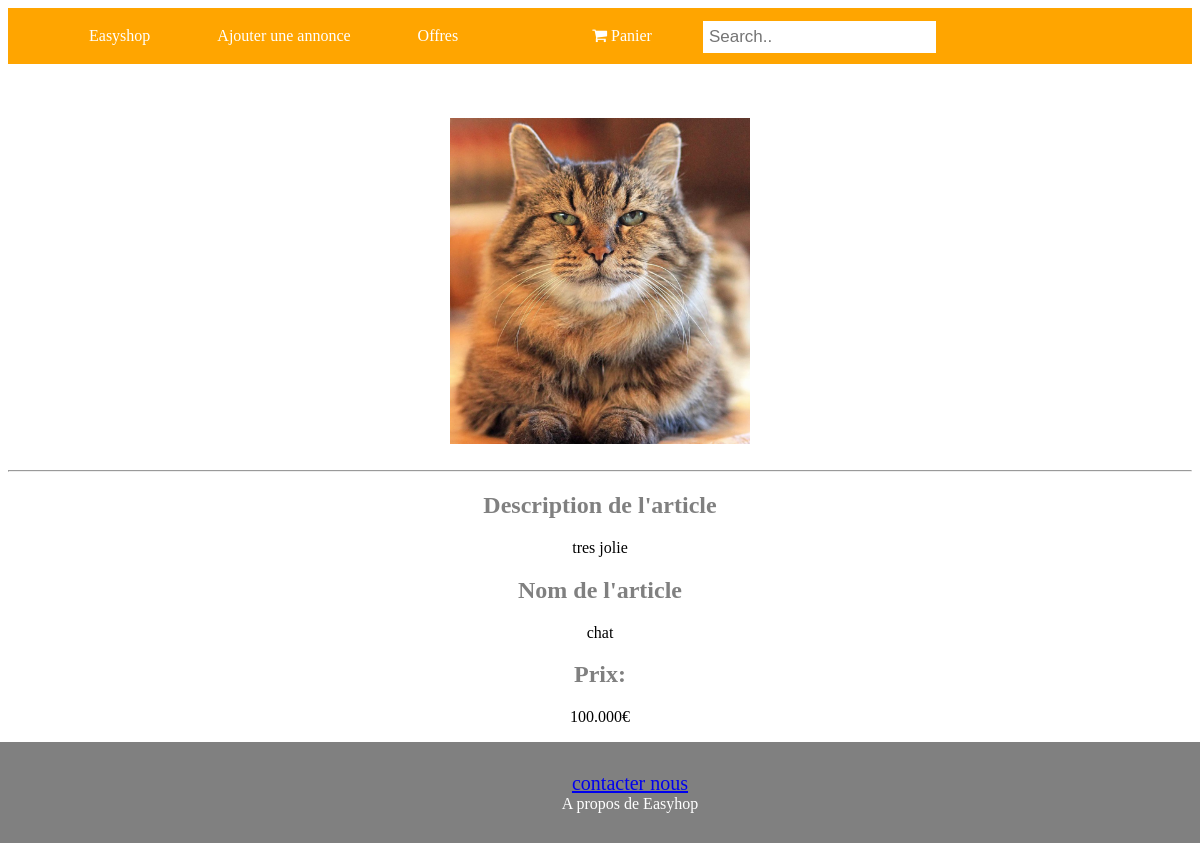
Screenshot of /article.php?id=86 with the database file from the repository.
### tables this page shows
CREATE TABLE `Objet` (
  `id` int(11) NOT NULL,
  `nom_objet` varchar(25) DEFAULT NULL,
  `Categorie` varchar(25) DEFAULT NULL,
  `Description` longtext,
  `Prix` decimal(15,3) DEFAULT NULL,
  `Pays` varchar(25) DEFAULT NULL,
  `id_Categorie` int(11) DEFAULT NULL,
  `id_region` int(11) NOT NULL,
  `id_Panier` int(11) DEFAULT NULL,
  `region` varchar(100) NOT NULL
);

### article.php (the view, shortened to what this page needs)
<?php
 $bdd = new PDO('mysql:host=localhost;dbname=vente;charset=utf8', 'root', 'root');
 if(isset($_GET['id']) AND !empty($_GET['id']))
 {
 	$id_get=htmlspecialchars($_GET['id']);
 	$articles=$bdd->prepare("SELECT * FROM Objet WHERE id =?");
 	$articles->execute(array($id_get));
 	if($articles->rowCount()==1)
 	{
 		$article=$articles->fetch();
 		$nom=$article['nom_objet'];
 		$description=$article['Description'];
 		$prix=$article['Prix'];
 		$id=$article['id'];
 	}
 	else
 	{
 		die('cettre article n existe pas');
 	}
 }
 else
 {
 	die('erreurs');
 }
?>
<!DOCTYPE html>
<html>
<head>
<link rel="stylesheet" href="https://cdnjs.cloudflare.com/ajax/libs/font-awesome/4.7.0/css/font-awesome.min.css">
<link rel="stylesheet" type="text/css" href="style.css">
</head>
<body>
<?php include "menu.php" ?>
<br><br><br>
<div align="center" class="article">
<img  src="miniatures/<?=$id?>.jpg" width="300" ><br>
<hr>
<h2>Description de l'article</h2>
<p><?=$description?></p>
<h2> Nom de l'article</h2>
<p><?=$nom?></p>
<h2> Prix:</h2>
<p><?=$prix?>€</p>
<button><a href="">ajouter panier</a></button>
<br><br>
</div>
<br><br><br>
<?php include "footer.php" ?>
</body>
</html>

### style.css (style rules this page uses)
img { display: block; margin: auto; }
.article h2 { color:grey; }
.article p { color:black; }

### rows the page displays
objet: Description "tres jolie", nom_objet "chat", Prix "100.000"
